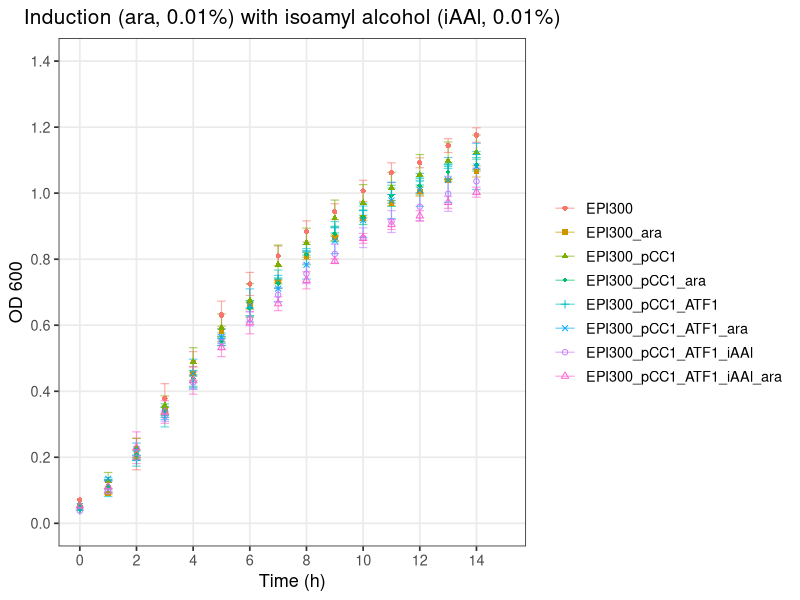
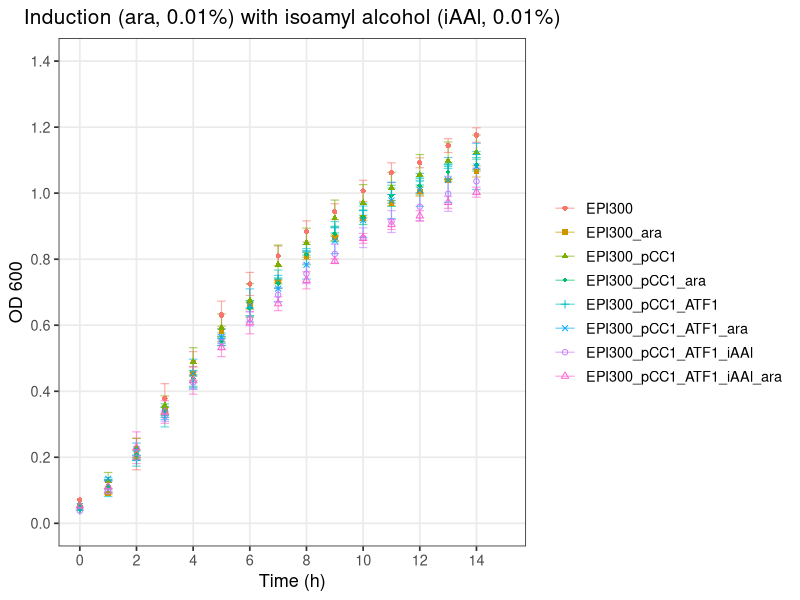

Write the R code that produced these figures, in order.
# ============================================================
# Plot: Induction, isoamyl alcohol (OD600 vs Time)
# ============================================================

library(tidyverse)

# ---- 1. Read the raw CSV --------------------------------------------------
# The file has a 2-row header:
#   Row 1: strain names (merged across Avg/SD column pairs)
#   Row 2: "Avg" / "SD" labels
# We read both header rows manually, then build clean column names.

raw <- read_csv("Arab_Induction_14h.csv", col_names = FALSE, skip = 2,
                show_col_types = FALSE)

header1 <- read_csv("Arab_Induction_14h.csv", col_names = FALSE, n_max = 1,
                    show_col_types = FALSE) |> unlist(use.names = FALSE)
header2 <- read_csv("Arab_Induction_14h.csv", col_names = FALSE, skip = 1, n_max = 1,
                    show_col_types = FALSE) |> unlist(use.names = FALSE)

# Forward-fill the strain names across their Avg/SD column pair
strain_names <- header1
for (i in seq_along(strain_names)) {
  if (is.na(strain_names[i]) && i > 1) strain_names[i] <- strain_names[i - 1]
}

# Drop fully empty trailing columns
keep <- !is.na(header2) | seq_along(header2) == 1
raw         <- raw[, keep]
strain_names <- strain_names[keep]
header2      <- header2[keep]

# Build final column names: "Time", "<strain>_Avg", "<strain>_SD"
col_names <- c("Time",
               paste0(strain_names[-1], "_", header2[-1]))
colnames(raw) <- col_names

# ---- 2. Reshape to long format (Avg + SD, for plotting with error bars) ---
strains <- unique(strain_names[-1])

df_long <- raw |>
  pivot_longer(
    cols = -Time,
    names_to = c("Strain", ".value"),
    names_pattern = "(.*)_(Avg|SD)"
  ) |>
  rename(OD600 = Avg) |>
  mutate(Strain = factor(Strain, levels = strains))

# ---- 3. Plot ---------------------------------------------------------------
# 8 visually distinct shapes (mix of filled/open so they're tellable apart
# even without color): circle, square, triangle, diamond, plus, x, open circle, open triangle
shape_values <- c(16, 15, 17, 18, 3, 4, 1, 2)

p <- ggplot(df_long, aes(x = Time, y = OD600, color = Strain, shape = Strain)) +
  geom_errorbar(aes(ymin = OD600 - SD, ymax = OD600 + SD), width = 0.3,
                linewidth = 0.4, alpha = 0.6) +
  geom_point(size = 1.5) +
  scale_shape_manual(values = shape_values) +
  scale_x_continuous(breaks = seq(0, 15, by = 2), limits = c(0, 15)) +
  scale_y_continuous(breaks = seq(0, 1.4, by = 0.2), limits = c(0, 1.4)) +
  labs(
    title = "Induction (ara, 0.01%) with isoamyl alcohol (iAAl, 0.01%)",
    x = "Time (h)",
    y = "OD 600",
    color = NULL,
    shape = NULL
  ) +
  theme_bw(base_size = 13) +
  theme(
    panel.grid.minor = element_blank(),
    plot.title = element_text(hjust = 0.5, size = 15),
    legend.key = element_blank()
  )

print(p)

ggsave("Induction_Combined_T_14h.png", p, width = 9, height = 5, dpi = 300)
